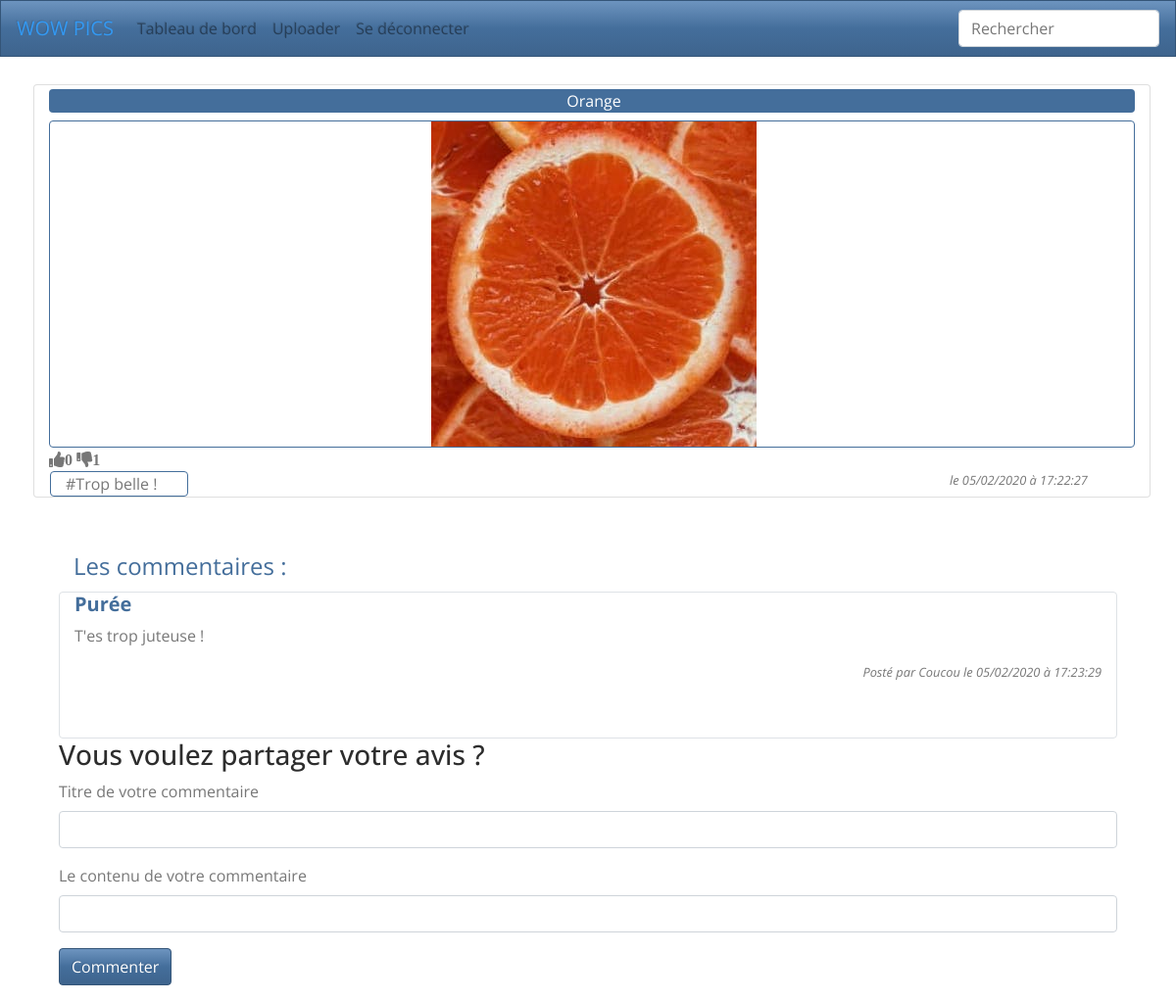
Screenshot of /v1.00/index.php?action=PagePicture&Picture=30 (signed in) with the database file from the repository.
### tables this page shows
CREATE TABLE `picture` (
  `idPicture` int(11) NOT NULL,
  `fileName` varchar(255) NOT NULL,
  `status` varchar(30) NOT NULL DEFAULT 'private',
  `link` varchar(255) NOT NULL,
  `tags` text NOT NULL,
  `dateUpload` datetime NOT NULL DEFAULT CURRENT_TIMESTAMP,
  `idUser` int(11) NOT NULL,
  `urlAnonymous` text
);

CREATE TABLE `comment` (
  `idComment` int(11) NOT NULL,
  `title` varchar(255) NOT NULL,
  `content` text NOT NULL,
  `dateComment` datetime NOT NULL DEFAULT CURRENT_TIMESTAMP,
  `idUser` int(11) NOT NULL,
  `idPicture` int(11) NOT NULL
);

### v1.00/AutoLoader.php (called while the page is built, shortened)
<?php
 class AutoLoader
 {
    static function autoLoad($className)
    {
        $directories = array("controller", "model", "view", "model/Entity", "model/EntityManager", "Helpers");
        foreach($directories as $directory)
        {
            $file = $directory .'\\' . $className . '.php';
        }
    }
 }

### v1.00/Model/Modele.php (called while the page is built, shortened)
<?php
Abstract class Modele
{
  protected function executeReq($req, $params = null)
  {
   $bdd = Database::getInstance() -> getConnection();
    if($params == null)
    {
      $res = $bdd->query($req);
    }
    else
    {
      $res = $bdd->prepare($req);
      $res->execute($params);
    }
    return $res;
  }
  function hydrate(array $donnees){
    foreach ($donnees as $key => $value ){
        $method = 'set'.ucfirst($key);
    }
  }
}

### v1.00/Model/EntityManager/PictureManager.php (called while the page is built, shortened)
<?php
class PictureManager extends Modele
{
    public function getPublicPicture($idPicture)
    {
        $req = "SELECT * from picture WHERE status='public' AND idPicture=?";
        $res = $this->executeReq($req,array($idPicture));
        $res = $res->fetch(PDO::FETCH_ASSOC);
        if($res !== false)
        {
            $picture = new Picture();
            $picture->hydrate($res);
            return $picture;
        }
        else {
            return false;
        }
    }
}

### v1.00/Model/Entity/Picture.php (called while the page is built, shortened)
<?php
class Picture extends Modele {
    private $idPicture;
    private $filename;
    private $link;
    private $tags;
    private $dateUpload;
    public function getIdPicture()
    {
        return $this->idPicture;
    }
    public function setIdPicture($idPicture)
    {
        $this->idPicture = $idPicture;
        return $this;
    }
    public function getFilename()
    {
        return $this->filename;
    }
    public function setFilename($filename)
    {
        $this->filename = $filename;
        return $this;
    }
    public function setStatus($status)
    {
        return $this;
    }
    public function getLink()
    {
        return $this->link;
    }
    public function setLink($link)
    {
        $this->link = $link;
        return $this;
    }
    public function getTags()
    {
        return $this->tags;
    }
    public function setTags($tags)
    {
        $this->tags = $tags;
        return $this;
    }
    public function getDateUpload()
    {
        return $this->dateUpload;
    }
    public function setDateUpload($dateUpload)
    {
        $this->dateUpload = $dateUpload;
        return $this;
    }
    public function setIdUser($idUser)
    {
            return $this;
    }
     public function setUrlAnonymous($urlAnonymous)
     {
             return $this;
     }
}

### v1.00/Model/EntityManager/CommentManager.php (called while the page is built, shortened)
<?php
class CommentManager extends Modele
{
    public function getCommentsByPicture($idPicture) {
        $req = "SELECT * FROM comment WHERE idPicture = ? ";
        $res = $this->executeReq($req,array($idPicture));
        $comments = [];
        while($donnes =$res->fetch(PDO::FETCH_ASSOC))
        {
            $comment = new Comment();
            $comment->hydrate($donnes);
            $comments[] = $comment;
        }
        return $comments;
    }
}

### v1.00/Model/Entity/Comment.php (called while the page is built, shortened)
<?php
class Comment extends Modele {
private $title;
private $content;
private $dateComment;
public function setIdComment($idComment)
{
return $this;
}
public function getTitle()
{
return $this->title;
}
public function setTitle($title)
{
$this->title = $title;
return $this;
}
public function getContent()
{
return $this->content;
}
public function setContent($content)
{
$this->content = $content;
return $this;
}
public function getDateComment()
{
return $this->dateComment;
}
public function setDateComment($dateComment)
{
$this->dateComment = $dateComment;
return $this;
}
public function setIdPicture($idPicture)
{
return $this;
}
public function setIdUser($idUser)
{
return $this;
}
}

### v1.00/View/Picture.html.php (the view, shortened to what this page needs)
<head>
  <link rel="stylesheet" href="Css/bootstrap.min.css">
  <link rel="stylesheet" href="Css/style.css">
</head>
<main class="container mt-4">
    <div class="row">
        <div class="col-12 card m-1 pt-1">
            <div class="d-flex align-items-center text-white bg-primary rounded pl-1 ">
                <p class="mx-auto my-auto"><?php echo $picture->getFilename(); ?></p>
            </div>
            <div>
                <div class="border border-primary rounded mt-2 pl-1 text-center">
                    <img class="img-fluid" src="<?php echo $picture->getLink(); ?>" alt="picture"/>
                </div>
                <div>
                    <i class="fas fa-thumbs-up" id="like<?php echo $picture->getIdPicture(); ?>"><span id="spanlike<?php echo $picture->getIdPicture() ?>"><?php echo $VoteLike;?></i>
                    <i class="fas fa-thumbs-down" id="dislike<?php echo $picture->getIdPicture(); ?>"><span id="spandislike<?php echo $picture->getIdPicture() ?>"><?php echo $VoteDislike;?></i>
                </div>
            </div>
            <div class="row">
                <div>
                    <p class="border border-primary rounded mt-2 ml-3 my-auto col-12"><?php $tags = $picture->getTags();
                                $tags = explode(",",$tags);
                                for($i = 0 ; $i <count($tags); $i++)
                                {
                                    echo '#'. $tags[$i] . " ";
                                }
                        ?>
                    </p>
                </div>
                <div class="font-italic text-right small col-10">
                    <?php  $datetime = DateTime::createFromFormat("Y-m-d H:i:s", $picture->getDateUpload());
                            echo "le " . $datetime->format("d/m/Y à H:i:s"); ?>
                </div>
            </div>
        </div>
    </div>
    <div class="container pt-5">
            <?php if($CommentCount > 0)
            {?>
               <legend  class="col-md-6 text-primary">Les commentaires : </legend>
               <div class="groupe-commentaire form group border rounded">
            <?php
                forEach($comments as $comment)
                { ?>
                    <div class ="col-12 overflow-x:scroll">
                        <h5 class="font-weight-bold text text-primary"> <?php echo $comment['comment']->getTitle(); ?> </h5>
                        <p > <?php echo $comment['comment']->getContent(); ?></p>
                        <p class="font-italic text-right small"> Posté par <?php echo $comment['userComment']; ?> le
                        <?php  $datetime = DateTime::createFromFormat("Y-m-d H:i:s", $comment['comment']->getDateComment());
                                echo $datetime->format("d/m/Y à H:i:s"); ?></p>
                    </div>
            <?php }
            }
                else
                    {echo "<p> Pas encore de commentaires ! </p>";} ?>
    </div>
    <form method="POST" action="index.php?action=Commenter">
        <h3>Vous voulez partager votre avis ? </h3>
        <div class="form-group">
            <label for="title">Titre de votre commentaire</label>
            <input type="text" name="title" class="form-control" id="title">
        </div>
        <div class="form-group">
            <label for="CommentContnent">Le contenu de votre commentaire</label>
            <input type="text" class="form-control" name="content" id="CommentContnent">
        </div>
        <button type="submit" class="btn btn-primary">Commenter</button>
        </form>
</main>
</body>

### v1.00/Css/style.css (style rules this page uses)
.groupe-commentaire { height:150px; overflow-y: scroll; }

### rows the page displays
picture: fileName "Orange", link (picture), tags "Trop belle !", dateUpload "05/02/2020 à 17:22:27"
comment: title "Purée", content "T'es trop juteuse !", userComment "Coucou", dateComment "05/02/2020 à 17:23:29"

### other values shown
$VoteLike "0"
$VoteDislike "1"
